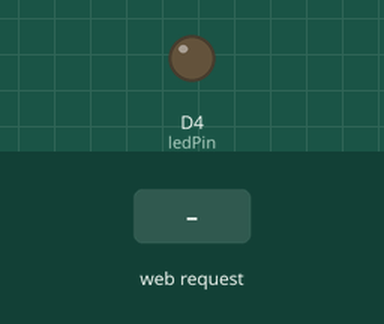
Bench run of a program on a simulated ESP8266 (Wemos D1 mini). Shown: output pins drawn as LEDs (lit = HIGH). The inputs (shaded band) are chosen by the test bench. WiFi joins after 1.5 s; servers stay silent unless stated; what the program prints to the serial monitor is not drawn.

Above: at 2.7 s.
2.8 s: HTTP request GET /toggle received
At 3.5 s:
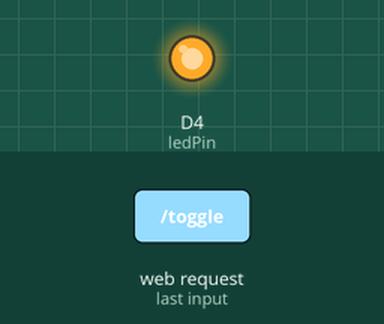
Timing chart, 0 to 5.8 s (numbered marks = the images above; inputs shaded):
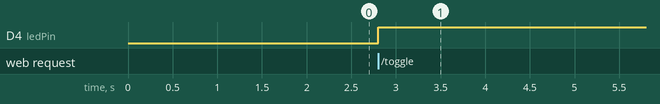

The program:

main.cpp
```cpp
#include <Arduino.h>
#include <ESP8266WiFi.h>
#include <ESP8266WebServer.h>
#include "wifi.h"
#include "otaManager.h"

ESP8266WebServer server(80);
const int ledPin = D4; // LED pin
OTAManager ota;

void handleRoot() {
  server.send(200, "text/html", "<html><body><h1>ESP8266 Web Server</h1><button onclick=\"fetch('/toggle').then(response => response.text()).then(data => console.log(data))\">Toggle LED</button><div id='vu-meter'></div><script src='/vue.js'></script><script src='/app.js'></script></body></html>");
}

void handleToggleLED() {
  digitalWrite(ledPin, !digitalRead(ledPin));
  server.send(200, "text/plain", "LED Toggled");
}

void handleVUData() {
  int vuValue = analogRead(A0); // Read VU meter value
  server.send(200, "application/json", String("{\"vu\":") + vuValue + "}");
}

void setup() {
  Serial.begin(115200);
  pinMode(ledPin, OUTPUT);
  digitalWrite(ledPin, LOW);

  configWiFi(true, IPAddress(192, 168, 1, 21), IPAddress(192, 168, 1, 254), IPAddress(255, 255, 255, 0));

  ota.setupOTA("ESP8266", "admin");

  server.on("/", handleRoot);
  server.on("/toggle", handleToggleLED);
  server.on("/vu", handleVUData);
  server.serveStatic("/vue.js", SPIFFS, "/vue.js");
  server.serveStatic("/app.js", SPIFFS, "/app.js");

  server.begin();
  Serial.println("HTTP server started");
}

void loop() {
  server.handleClient();
  ota.handleOTA();
}
```

otaManager.h
```cpp
#ifndef OTAMANAGER_H
#define OTAMANAGER_H

#include <ArduinoOTA.h>

class OTAManager {
public:
    void setupOTA(const char* hostname, const char* password) {
        ArduinoOTA.setHostname(hostname);
        ArduinoOTA.setPassword(password);

        ArduinoOTA.onStart([]() {
            String type;
            if (ArduinoOTA.getCommand() == U_FLASH) {
                type = "sketch";
            } else { // U_SPIFFS
                type = "filesystem";
            }
            // NOTE: if updating SPIFFS this would be the place to unmount SPIFFS using SPIFFS.end()
            Serial.println("Start updating " + type);
        });

        ArduinoOTA.onEnd([]() {
            Serial.println("\nEnd");
        });

        ArduinoOTA.onProgress([](unsigned int progress, unsigned int total) {
            Serial.printf("Progress: %u%%\r", (progress / (total / 100)));
        });

        ArduinoOTA.onError([](ota_error_t error) {
            Serial.printf("Error[%u]: ", error);
            if (error == OTA_AUTH_ERROR) {
                Serial.println("Auth Failed");
            } else if (error == OTA_BEGIN_ERROR) {
                Serial.println("Begin Failed");
            } else if (error == OTA_CONNECT_ERROR) {
                Serial.println("Connect Failed");
            } else if (error == OTA_RECEIVE_ERROR) {
                Serial.println("Receive Failed");
            } else if (error == OTA_END_ERROR) {
                Serial.println("End Failed");
            }
        });

        ArduinoOTA.begin();
    }

    void handleOTA() {
        ArduinoOTA.handle();
    }
};

#endif // OTAMANAGER_H
```

wifi.h
```cpp
#include <Arduino.h>
#include <ESP8266WiFi.h>

    void configWiFi(bool useStaticIP, IPAddress staticIP, IPAddress gateway, IPAddress subnet) {
    // Informations de connexion au réseau Wi-Fi
    const char *ssid = "NETGEAREA758B-g026";
    const char *password = "boulerouge62219!";

    // Démarrage de la connexion Wi-Fi
    Serial.begin(115200);
    Serial.println("\nDémarrage de la connexion Wi-Fi...");

    // Vérifie si l'ESP8266 est déjà connecté
    if (WiFi.status() == WL_CONNECTED)
    {
        Serial.println("Déjà connecté au réseau Wi-Fi!");
        Serial.print("Adresse IP de l'ESP8266 : ");
        Serial.println(WiFi.localIP());
        return;
    }

    // Configuration de l'IP statique ou DHCP
    if (useStaticIP)
    {
        Serial.println("Configuration en IP fixe...");
        WiFi.config(staticIP, gateway, subnet);
    }
    else
    {
        Serial.println("Configuration via DHCP...");
        WiFi.config(0U, 0U, 0U); // Remet la configuration sur DHCP
    }

    // Connexion au réseau Wi-Fi
    unsigned long startTime = millis(); // Enregistre le temps de départ
    WiFi.begin(ssid, password);
    delay(1000);
    // Attente de la connexion
    while (WiFi.status() != WL_CONNECTED)
    {
        Serial.print(".");
        if (millis() - startTime > 10000) // Arrête la connexion après 10 secondes
        {
            Serial.println("\nImpossible de se connecter au réseau Wi-Fi!");
            break;
        }
    }

    if (WiFi.status() != WL_CONNECTED)
    {
        Serial.println("Impossible de se connecter au réseau Wi-Fi!");
        return;
    }
    else
    {
        Serial.println("\nConnexion réussie au réseau Wi-Fi!");
        Serial.print("Adresse IP de l'ESP8266 : ");
        Serial.println(WiFi.localIP());
    }
}
```

Measured:
- after the input at 2.8 s, D4 (ledPin): LOW → HIGH at once
